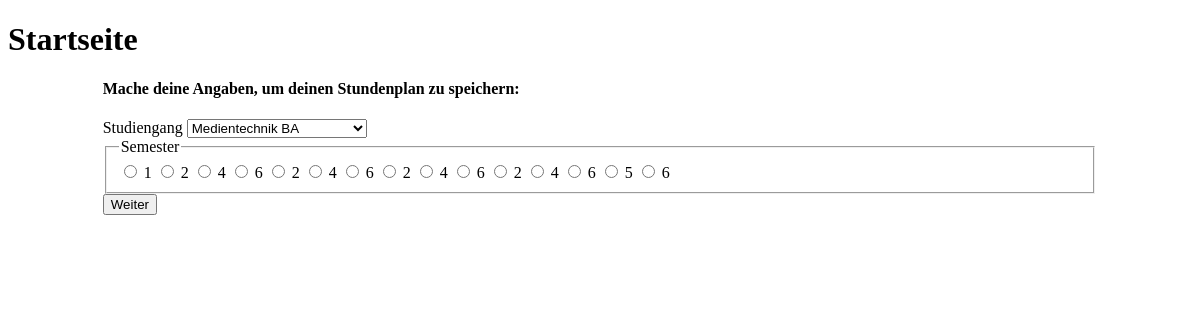
The page / on the database its author committed.
### tables this page shows
CREATE TABLE IF NOT EXISTS `semester` (
  `id` int(11) NOT NULL AUTO_INCREMENT,
  `semester` int(11) NOT NULL,
  `studiengang_id` int(11) NOT NULL,
  PRIMARY KEY (`id`)
);

### index.php (the view, shortened to what this page needs)
<?php
require("php/db.php");
?>
<!DOCTYPE html>
<html>
<head>
    <link rel="stylesheet" href="http://code.jquery.com/mobile/1.2.0/jquery.mobile-1.2.0.min.css" />
    <link rel="stylesheet" href="css/style.css"/>
    <link rel="stylesheet" href="css/themes/stp-eckig.min.css" />
</head>
<body>
<div data-role="page" id="index">
    <div data-role="header" >
        <h1>Startseite</h1>
    </div>
    <div data-role="content">
        <form action="wahlfaecher.php" method="POST">
        <h4>
            Mache deine Angaben, um deinen Stundenplan zu speichern:
        </h4>
        <div data-role="fieldcontain">
            <label for="studium">Studiengang</label>
            <select name="studiengang" id="studium" data-native-menu="false">
                <?php
                $question=$db->prepare("SELECT name, id FROM studiengang");
                $question->execute();
                $result=$question->fetchAll();
                for($i=0; $i<count($result) ; $i++){
                    echo '<option value="'.$result[$i]["id"].'">' . $result[$i]["name"] . "</option>"."\n";
                }
                ?>
            </select>
        </div>
        <div data-role="fieldcontain">
            <fieldset data-role="controlgroup" data-type="horizontal">
                <legend>Semester</legend>
                 <?php
                $question=$db->prepare("SELECT * FROM semester");
                $question->execute();
                $result=$question->fetchAll();
                for($i=0; $i<count($result) ; $i++){
                    echo '<input type="radio" class="'.$result[$i]["studiengang_id"].'" name="semester" id="semester'.$i.'" value="'.$result[$i]["id"].'">'."\n";
                    echo '<label for="semester'.$i.'">'.$result[$i]["semester"].'</label>'."\n";
                }
                ?>
            </fieldset>
        </div>
         <div data-role="fieldcontain">
            <input type="submit" value="Weiter" id="btnnext">
        </div>
    </form>
    </div>
</div>
</body>
</html>

### css/style.css (style rules this page uses)
html, body { height: 100%; }
div[data-role=content] { height: 100%; margin: 0; padding: 0 8% 0 8%; }

### rows shown on the page
semester: semester "1"
semester: semester "2"
semester: semester "4"
semester: semester "6"
semester: semester "2"
semester: semester "4"
semester: semester "6"
semester: semester "2"
semester: semester "4"
semester: semester "6"
semester: semester "2"
semester: semester "4"
semester: semester "6"
semester: semester "5"
semester: semester "6"

### other values the page prints
form field studiengang "Medientechnik BA"
